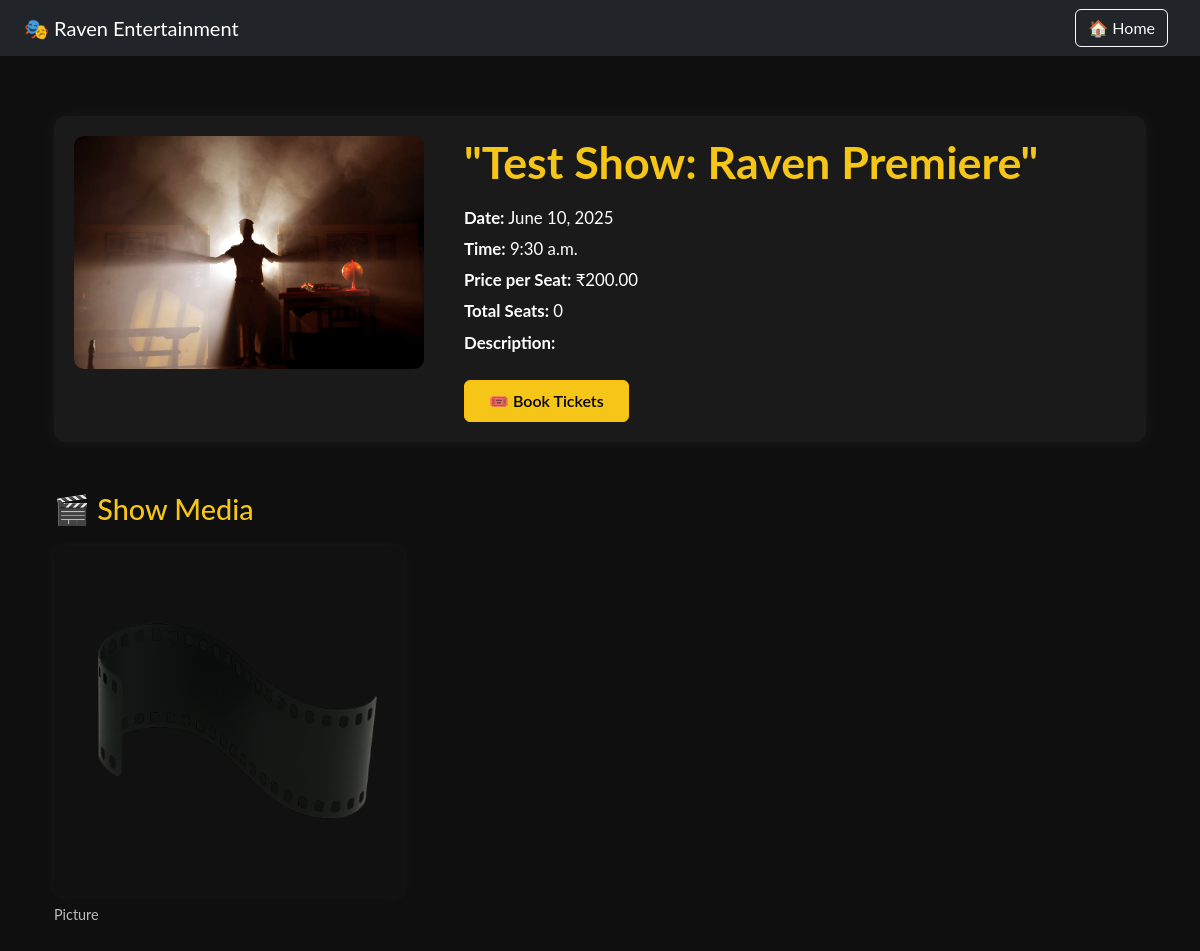
Screenshot of /show/test-show-raven-premiere/ with the database file from the repository.
### user/models.py (models this page shows, shortened)
class Show(models.Model):
    name = models.CharField(max_length=100)
    slug = models.SlugField(unique=True, blank=True)
    date = models.DateField()
    time = models.TimeField()
    poster = models.ImageField(upload_to="show_posters/", null=True, blank=True)
    description = models.TextField(blank=True)
    thumbnail = models.ImageField(upload_to="thumbnails/", blank=True, null=True)
    total_seats = models.IntegerField(default=0)
    seat_price = models.DecimalField(max_digits=6, decimal_places=2, default=0.00)
    include_balcony = models.BooleanField(default=True)  # ✅ New field
    qr_code = models.ImageField(upload_to="qrcodes/", blank=True, null=True)

class MediaFile(models.Model):
    show = models.ForeignKey(
        "Show", related_name="media_files", on_delete=models.CASCADE
    )
    file = models.FileField(upload_to="show_media/")
    description = models.CharField(max_length=100, blank=True)

### user/views.py (the view)
# urls.py: path("show/<slug:slug>/", views.show_detail_view, name="show_detail"),
def show_detail_view(request, slug):
    show = get_object_or_404(Show, slug=slug)
    return render(request, "user/show_detail.html", {"show": show})

### templates/user/show_detail.html (shortened to what this page needs)
{% extends 'base.html' %}
{% load static %}
{% block content %}
<div class="container">
    <div class="show-header">
        <div>
            {% if show.thumbnail %}
                <img src="{{ show.thumbnail.url }}" class="img-fluid" alt="{{ show.name }}">
            {% else %}
                <img src="{% static 'assets/img/default_thumbnail.jpg' %}" class="img-fluid" alt="No Thumbnail">
            {% endif %}
        </div>
        <div class="show-info">
            <h1>{{ show.name }}</h1>
            <div class="details">
                <p><strong>Date:</strong> {{ show.date }}</p>
                <p><strong>Time:</strong> {{ show.time }}</p>
                <p><strong>Price per Seat:</strong> ₹{{ show.seat_price }}</p>
                <p><strong>Total Seats:</strong> {{ show.total_seats }}</p>
                <p><strong>Description:</strong> {{ show.description }}</p>
            </div>
            <div class="book-ticket">
                <a href="{% url 'book_ticket' show.id %}" class="btn btn-warning px-4 py-2">
                    🎟️ Book Tickets
                </a>
            </div>
        </div>
    </div>
    <div class="media-section">
        <h2>🎬 Show Media</h2>
        <div class="media-gallery">
            {% for media in show.media_files.all %}
                <div style="max-width: 350px;">
                    {% with media.file.name|lower as file_name %}
                        {% if ".mp4" in file_name %}
                            <video controls>
                                <source src="{{ media.file.url }}" type="video/mp4">
                                Your browser does not support the video tag.
                            </video>
                        {% else %}
                            <img src="{{ media.file.url }}" alt="Media for {{ show.name }}">
                        {% endif %}
                    {% endwith %}
                    <p class="media-description">{{ media.description }}</p>
                </div>
            {% endfor %}
        </div>
    </div>
</div>
{% endblock %}

### templates/base.html (shortened to what this page needs)
{% load static %}
<!DOCTYPE html>
<html lang="en">
<head>
    <link href="https://cdn.jsdelivr.net/npm/bootstrap@5.3.0/dist/css/bootstrap.min.css" rel="stylesheet">
    <link href="{% static 'assets/css/show_detail.css' %}" rel="stylesheet">
</head>
<body>
<nav class="navbar navbar-expand-lg navbar-dark bg-dark">
  <div class="container-fluid px-4">
    <a class="navbar-brand" href="/">🎭 Raven Entertainment</a>
    <div class="collapse navbar-collapse justify-content-end" id="navbarSupportedContent">
      <ul class="navbar-nav mb-2 mb-lg-0">
        <li class="nav-item">
          <a class="btn btn-outline-light me-2" href="/">🏠 Home</a>
        </li>
      </ul>
    </div>
  </div>
</nav>
<main class="{% block container_class %}container my-4{% endblock %}">
  {% block content %}
  {% endblock %}
</main>
</body>
</html>

### templates/base.html (style rules this page uses)
body { background-color: #121212; color: #f0f0f0; font-family: 'Lato', sans-serif; margin: 0; padding: 0; }

### templates/user/show_detail.html (style rules this page uses)
body { background-color: #0f0f0f; color: #fff; }
.show-header { display: flex; flex-wrap: wrap; gap: 40px; align-items: flex-start; margin-top: 60px; padding: 20px; background-color: #1a1a1a; border-radius: 12px; box-shadow: 0 0 20px rgba(255, 255, 255, 0.05); }
.show-header img { width: 100%; max-width: 350px; border-radius: 10px; }
.show-info { flex: 1; }
.show-info h1 { font-size: 2.8rem; font-weight: 700; margin-bottom: 15px; color: #f5c518; }
.show-info .details p { margin: 6px 0; font-size: 1.05rem; }
.book-ticket { margin-top: 25px; }
.book-ticket a { background-color: #f5c518; color: #000; padding: 12px 30px; border-radius: 6px; font-weight: 600; text-decoration: none; transition: background-color 0.3s ease; }
.media-section { margin-top: 50px; }
.media-section h2 { font-size: 1.8rem; color: #f5c518; margin-bottom: 20px; }
.media-gallery { display: flex; flex-wrap: wrap; gap: 20px; }
.media-gallery img, .media-gallery video { max-width: 100%; border-radius: 8px; background: #111; box-shadow: 0 0 12px rgba(255, 255, 255, 0.05); }
.media-description { margin-top: 8px; font-size: 0.9rem; color: #bbb; }

### rows the page displays
Show: thumbnail (picture), name "\"Test Show: Raven Premiere\"", date "June 10, 2025", time "9:30 a.m.", seat_price "200.00", total_seats "0"
MediaFile: file (picture), description "Picture"
